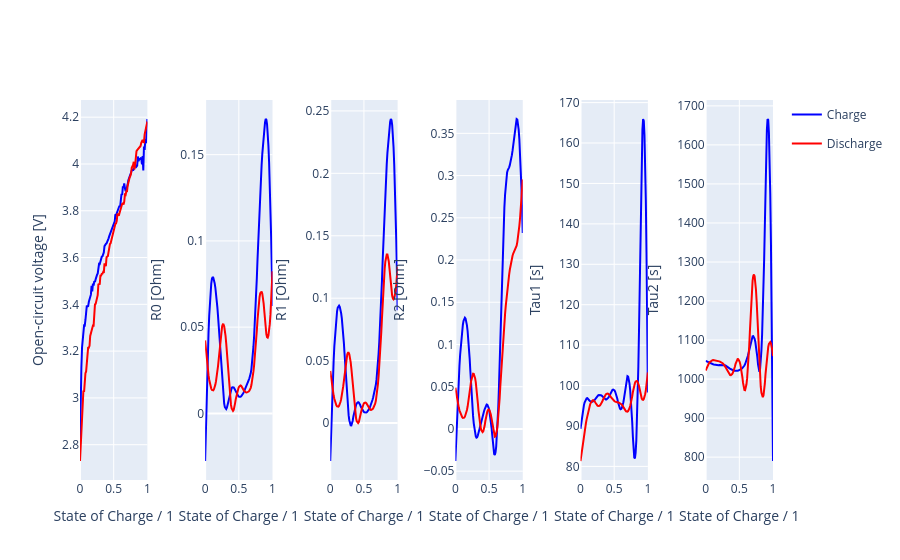

Source (notebook cell):
### Code cell
keys = list(module.cellgrid.interpolators.keys())
fig = make_subplots(
    rows=1,
    cols=len(keys),
    shared_xaxes=True,
    horizontal_spacing=0.5 / len(keys),
)
soc = np.linspace(0, 1, 100)
colors = {"Charge": "blue", "Discharge": "red"}
palette = px.colors.qualitative.Plotly
for i, key in enumerate(keys):
    for mode, interp in module.cellgrid.interpolators[key].items():
        fig.add_trace(
            go.Scatter(
                x=soc,
                y=interp(soc),
                name=mode,
                legendgroup=mode,
                showlegend=(i == 0),
                line=dict(color=colors[mode]),
            ),
            row=1,
            col=i + 1,
        )
    fig.update_xaxes(title_text="State of Charge / 1", row=1, col=i + 1)
    fig.update_yaxes(title_text=key, row=1, col=i + 1)
fig.show()
